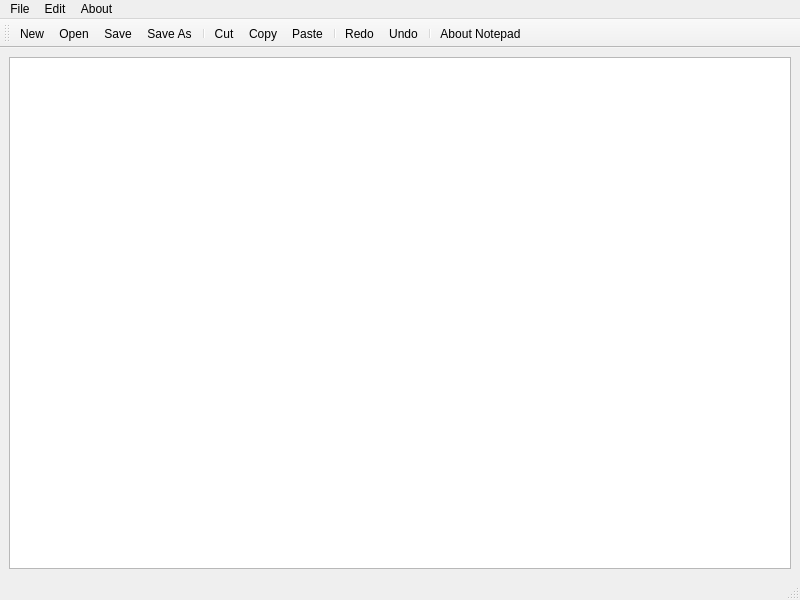
<?xml version="1.0" encoding="UTF-8"?>
<ui version="4.0">
 <class>MainWindow</class>
 <widget class="QMainWindow" name="MainWindow">
  <property name="geometry">
   <rect>
    <x>0</x>
    <y>0</y>
    <width>800</width>
    <height>600</height>
   </rect>
  </property>
  <property name="windowTitle">
   <string>MainWindow</string>
  </property>
  <widget class="QWidget" name="centralwidget">
   <layout class="QHBoxLayout" name="horizontalLayout">
    <item>
     <widget class="QTextEdit" name="textEdit"/>
    </item>
   </layout>
  </widget>
  <widget class="QMenuBar" name="menubar">
   <property name="geometry">
    <rect>
     <x>0</x>
     <y>0</y>
     <width>800</width>
     <height>21</height>
    </rect>
   </property>
   <widget class="QMenu" name="menuFile">
    <property name="title">
     <string>File</string>
    </property>
    <addaction name="actionNew"/>
    <addaction name="actionOpen"/>
    <addaction name="separator"/>
    <addaction name="actionSave"/>
    <addaction name="actionSave_As"/>
    <addaction name="separator"/>
    <addaction name="actionPrint"/>
   </widget>
   <widget class="QMenu" name="menuEdit">
    <property name="title">
     <string>Edit</string>
    </property>
    <addaction name="actionCut"/>
    <addaction name="actionCopy"/>
    <addaction name="actionPaste"/>
    <addaction name="separator"/>
    <addaction name="actionRedo"/>
    <addaction name="actionUndo"/>
    <addaction name="separator"/>
    <addaction name="actionFont"/>
    <addaction name="actioncolor"/>
    <addaction name="actionBackground_Color"/>
    <addaction name="actionBackground_color_Edit_Text"/>
   </widget>
   <widget class="QMenu" name="menuAbout">
    <property name="title">
     <string>About</string>
    </property>
    <addaction name="actionAbout_Notepad"/>
   </widget>
   <addaction name="menuFile"/>
   <addaction name="menuEdit"/>
   <addaction name="menuAbout"/>
  </widget>
  <widget class="QStatusBar" name="statusbar"/>
  <widget class="QToolBar" name="toolBar">
   <property name="windowTitle">
    <string>toolBar</string>
   </property>
   <attribute name="toolBarArea">
    <enum>TopToolBarArea</enum>
   </attribute>
   <attribute name="toolBarBreak">
    <bool>false</bool>
   </attribute>
   <addaction name="actionNew"/>
   <addaction name="actionOpen"/>
   <addaction name="actionSave"/>
   <addaction name="actionSave_As"/>
   <addaction name="separator"/>
   <addaction name="actionCut"/>
   <addaction name="actionCopy"/>
   <addaction name="actionPaste"/>
   <addaction name="separator"/>
   <addaction name="actionRedo"/>
   <addaction name="actionUndo"/>
   <addaction name="separator"/>
   <addaction name="actionAbout_Notepad"/>
  </widget>
  <action name="actionNew">
   <property name="icon">
    <iconset resource="Resource.qrc">
     <normaloff>:/rec/Notepad_Symbols/New.PNG</normaloff>:/rec/Notepad_Symbols/New.PNG</iconset>
   </property>
   <property name="text">
    <string>New</string>
   </property>
  </action>
  <action name="actionOpen">
   <property name="icon">
    <iconset resource="Resource.qrc">
     <normaloff>:/rec/Notepad_Symbols/Open.PNG</normaloff>:/rec/Notepad_Symbols/Open.PNG</iconset>
   </property>
   <property name="text">
    <string>Open</string>
   </property>
  </action>
  <action name="actionSave">
   <property name="icon">
    <iconset resource="Resource.qrc">
     <normaloff>:/rec/Notepad_Symbols/Save.PNG</normaloff>:/rec/Notepad_Symbols/Save.PNG</iconset>
   </property>
   <property name="text">
    <string>Save</string>
   </property>
  </action>
  <action name="actionSave_As">
   <property name="icon">
    <iconset resource="Resource.qrc">
     <normaloff>:/rec/Notepad_Symbols/Save AS.PNG</normaloff>:/rec/Notepad_Symbols/Save AS.PNG</iconset>
   </property>
   <property name="text">
    <string>Save As</string>
   </property>
  </action>
  <action name="actionCut">
   <property name="icon">
    <iconset resource="Resource.qrc">
     <normaloff>:/rec/Notepad_Symbols/cut.PNG</normaloff>:/rec/Notepad_Symbols/cut.PNG</iconset>
   </property>
   <property name="text">
    <string>Cut</string>
   </property>
  </action>
  <action name="actionCopy">
   <property name="icon">
    <iconset resource="Resource.qrc">
     <normaloff>:/rec/Notepad_Symbols/copy.PNG</normaloff>:/rec/Notepad_Symbols/copy.PNG</iconset>
   </property>
   <property name="text">
    <string>Copy</string>
   </property>
  </action>
  <action name="actionPaste">
   <property name="icon">
    <iconset resource="Resource.qrc">
     <normaloff>:/rec/Notepad_Symbols/Paste.PNG</normaloff>:/rec/Notepad_Symbols/Paste.PNG</iconset>
   </property>
   <property name="text">
    <string>Paste</string>
   </property>
  </action>
  <action name="actionRedo">
   <property name="icon">
    <iconset resource="Resource.qrc">
     <normaloff>:/rec/Notepad_Symbols/Redo.PNG</normaloff>:/rec/Notepad_Symbols/Redo.PNG</iconset>
   </property>
   <property name="text">
    <string>Redo</string>
   </property>
  </action>
  <action name="actionUndo">
   <property name="icon">
    <iconset resource="Resource.qrc">
     <normaloff>:/rec/Notepad_Symbols/Undo.PNG</normaloff>:/rec/Notepad_Symbols/Undo.PNG</iconset>
   </property>
   <property name="text">
    <string>Undo</string>
   </property>
  </action>
  <action name="actionAbout_Notepad">
   <property name="icon">
    <iconset resource="Resource.qrc">
     <normaloff>:/rec/Notepad_Symbols/about.PNG</normaloff>:/rec/Notepad_Symbols/about.PNG</iconset>
   </property>
   <property name="text">
    <string>About Notepad</string>
   </property>
  </action>
  <action name="actionFont">
   <property name="text">
    <string>Font</string>
   </property>
  </action>
  <action name="actioncolor">
   <property name="text">
    <string>color</string>
   </property>
  </action>
  <action name="actionBackground_Color">
   <property name="text">
    <string>Background Color</string>
   </property>
  </action>
  <action name="actionBackground_color_Edit_Text">
   <property name="text">
    <string>Background color Edit Text</string>
   </property>
  </action>
  <action name="actionPrint">
   <property name="text">
    <string>Print</string>
   </property>
  </action>
 </widget>
 <resources>
  <include location="Resource.qrc"/>
 </resources>
 <connections/>
</ui>
